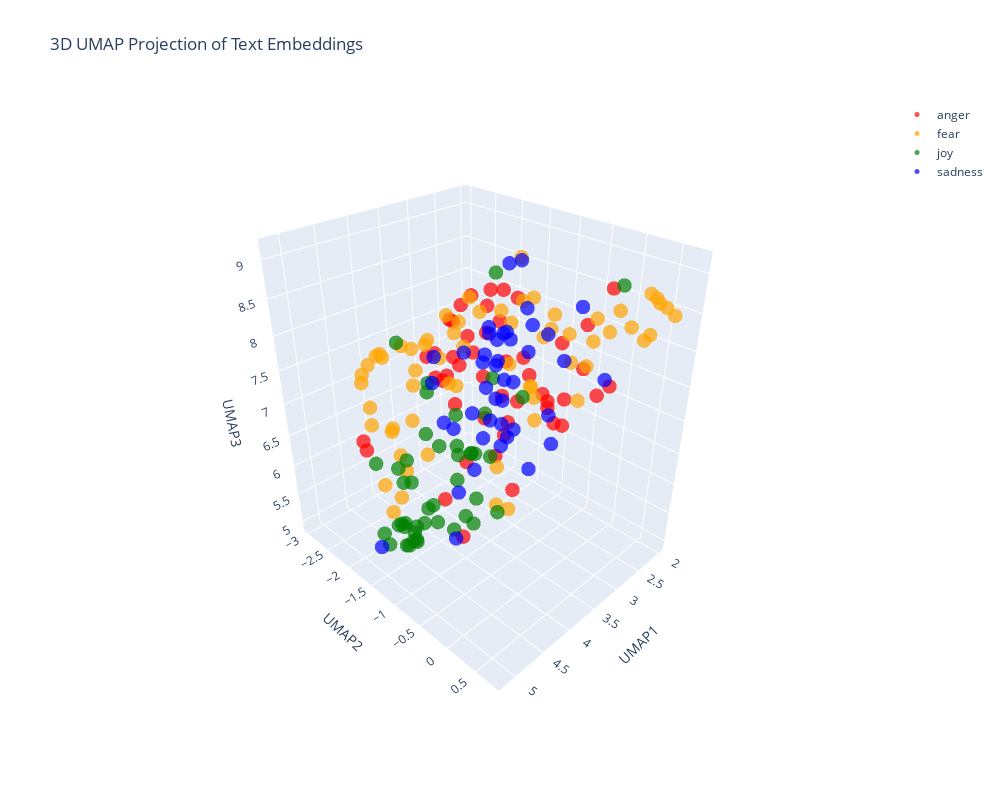

Notebook cell for this chart:
### Markdown cell above
---
##### <a id='toc1_5_8_1_1_'></a>[**>>> Exercise 4 (Take home):**](#toc0_)

Apply UMAP to the same embeddings to reduce the dimensionality to 3D vectors and plot the 3D graph, discuss the differences and similarities with the 2D graph.

### Code cell
import pandas as pd
import numpy as np
import umap
import plotly.graph_objects as go

# Concatenate the training and test data
combined_df = pd.concat([train_df_new, test_df_new], ignore_index=True)

# Prepare the embeddings for UMAP
# Convert the list of embeddings into a 2D numpy array
X_embeddings = np.array(combined_df['embeddings_values'].tolist())

# Apply UMAP for dimensionality reduction to 3D
reducer_3d = umap.UMAP(n_components=3, metric='cosine', random_state=28)
embedding_3d = reducer_3d.fit_transform(X_embeddings)

# Create a DataFrame for plotting
df_plot_3d = pd.DataFrame(embedding_3d, columns=['UMAP1', 'UMAP2', 'UMAP3'])
df_plot_3d['emotion'] = combined_df['emotion']
df_plot_3d['intensity'] = combined_df['intensity']
df_plot_3d['text'] = combined_df['text']

# Define color mapping for emotions
emotion_color_map = {
    'anger': 'red',
    'fear': 'orange',
    'joy': 'green',
    'sadness': 'blue'
}

# Create 3D scatter plot using Plotly
fig_3d = go.Figure()

for emotion in df_plot_3d['emotion'].unique():
    emotion_data = df_plot_3d[df_plot_3d['emotion'] == emotion]
    fig_3d.add_trace(go.Scatter3d(
        x=emotion_data['UMAP1'],
        y=emotion_data['UMAP2'],
        z=emotion_data['UMAP3'],
        mode='markers',
        name=emotion,
        marker=dict(
            size=5,
            color=emotion_color_map.get(emotion, 'gray'),
            opacity=0.7
        ),
        text=emotion_data['text'],
        hovertemplate='<b>Emotion:</b> ' + emotion + '<br>' +
                      '<b>Intensity:</b> %{customdata}<br>' +
                      '<b>Text:</b> %{text}<extra></extra>',
        customdata=emotion_data['intensity']
    ))

fig_3d.update_layout(
    title='3D UMAP Projection of Text Embeddings',
    scene=dict(
        xaxis_title='UMAP1',
        yaxis_title='UMAP2',
        zaxis_title='UMAP3',
        camera=dict(
            eye=dict(x=1.5, y=1.5, z=1.3)
        )
    ),
    width=1000,
    height=800,
    showlegend=True
)

fig_3d.show()

### Figure 1 — Plotly figure (JSON) as saved in the notebook; plotly's stock layout.template omitted (floating-point values rounded to 4 significant figures)
{"data": [{"customdata": [0.583, 0.2, 0.479, 0.771, 0.521, 0.604, 0.354, 0.271, 0.517, 0.5, 0.312, 0.354, 0.583, 0.292, 0.771, 0.375, 0.625, 0.434, 0.688, 0.792, 0.562, 0.354, 0.542, 0.542, 0.521, 0.396, 0.417, 0.438, 0.5, 0.479, 0.521, 0.562, 0.396, 0.354, 0.479, 0.491, 0.625, 0.542, 0.562, 0.708, 0.125, 0.438, 0.417, 0.604, 0.202, 0.417, 0.542, 0.5], "hovertemplate": "<b>Emotion:</b> anger<br><b>Intensity:</b> %{customdata}<br><b>Text:</b> %{text}<extra></extra>", "marker": {"color": "red", "opacity": 0.7, "size": 5}, "mode": "markers", "name": "anger", "text": ["Delete this shit Josh just screenshotted my snap me", "Tonight's #DragRace #AllStars2 episode GAVE ME LIFE! Yaassss queens! #teamalaska #teamkatya #revenge #bwahaha", "@healeyraine I'm offended, I actually am", "Some Mexican ladies irritate the fuck outta me. Have a their own lil preschool of fucking kids for the welfare &amp; allllat smh.", "come on let's make em hate 😘make em pout they face 👿😩.", "@Casper10666 I assure you there is no laughter, but increasing anger at the costs, and arrogance of Westminster.", "When you forget to mention you were bought dreamboys tickets 🙄😂 ", "You can't fight the elephants until you have wrestled the pigs. #quoteoftheday #relentless", ".@DIVAmagazine than straight people. Even the arse straight guys who think that means a threesome is fine.  ", "Listening to Joey really helps me and my anger.", "I wish the next madden has a story mode too. Just like Fifa 17 #madden", "I need a 🍱sushi date🍙 @AnzalduaG 🍝an olive guarded date🧀 @lexiereid369 and a 👊🏼Rockys date🍕 #tiff", "@saclivin @MrsCagg specific &amp; intentional way. And part of that intention is to provoke conversation around systemic racism towards blacks.", "😳The intensity that @sydneyswans play at is extraordinary #relentless #AFLCatsSwans #AFLFinals 🏉👏🏿", "@ThomsonCares Sam- yes we have! Not helpful at all! We need this sorting ASAP! You keep promising stuff that doesn't happen!!!! #fuming", "you know cyran still hasn't done makeup based on jeongguk's tiddy like i suggested and i'm ", "@CI  I don't think Monalisa has respect for anyone but herself! I think she'll ruffle a few feathers. #TheJail", "Some bloke on the train who's obviously trying to provoke West Ham fans by loudly slagging off the stadium to his mate on the phone", "@brian5or6 turn that shit off!   Home Button under Accessibility. \\n\\nWhen did innovation become mind fuckery? . #iphonePhoneHome", "@VodafoneUKhelp @VodafoneUK wow!! My bill is £44.77 and hav a text from u to prove that and you have taken £148!!!!! #swines #fuming #con!", "@StarklyDark 'I know you trusted me.' His words were soft as he ignored the anger and focused on the hurt beneath. 'I know I screwed up.' --", "GAMEDAY VS BUFORD TODAY AT 5:30 AT HOME!!!!!!!!! NEVER BEEN SO EXCITED #revenge", "Candice's pout is gonna take someone eye out mate! #GBBO", "@Thebeast_ufc what happened to the suicide tweet it was a joke obviously how could that offend anyone?🤔", "@girlsreallyrule Both Trump + King are relentless self-promoters who don't give a rip about anyone else. A perfect match for both Donalds.", "I've been wanting salty fries from McDonald's since yesterday and I'm burning my fingers eating them bc these shits 🔥🔥🔥", "I offend u", "As if he heard my thought on the ether, my #ex has just posted #facebook pic of himself snuggling up with said #cats... now Im just ", "@Hoopdawg87 @MickThePerm Meanwhile white cops keep killing black people. But there's less outrage about that. Strange society that.", "@m_t_f_72 I'm not surprised, I would be fuming! 😤", "@cc_yandian @HillaryClinton her team must draw from a hat for daily personality #drugged  #yeller #quiet #screamer #😂😂", "@TaraSetmayer @oliverdarcy AA have the right of passage when it comes to the 'N' word.  Why should he insult him in his church.  Ignorant!", "I was going to say that Rooney is a shadow of his former self but I don't want to offend any shadows. #NTFCvMUFC", "@Kim_is__bored exactly what I have been saying on fb.. ", "Get to work and there's a fire drill. #fire #burning #outthere #inthedark", "@WestonKoury so leafy can roast the Pokemon go kid but not you what an outrage that just means that he is more relevant than y-I mean kisses", "Why are people that don't have iPhones so bitter about iPhones???? Can someone explain", "when you find out the initiative isn't even a thing 😧 #revenge", "@fluffysoftlouis no no. I insist that you give me your best insult first", "Why to have vanity sizes?Now sizes S,XS(evenXXS sometimes) are too big, WTF?! Dear corporate jerks, Lithuania didn't need this. #rant #angry", "#oow16 #sting decent new song", "Just joined #pottermore and was sorted into HUFFLEPUFF 😡😡😡 ", "Might just leave and aggravate bae", "@DxfyingGrxvity - frustration, looking up at Elphaba in a frown of aggravation. Her high pitched voice was growing more and more --", "Sorry guys I have absolutely no idea what time i'll be on cam tomorrow but will keep you posted. ", "Everybody talking about 'the first day of fall' but summer '16 is never gonna die #revenge @Drake", "@LeonWobYP b***er off. NCFC is a grudge match :)", "I wouldn't have #anger issues.....if she didn't have #lying issues.....think about that one. #pow #lies #confusion"], "type": "scatter3d", "x": [4.349, 4.771, 3.543, 4.349, 4.185, 3.594, 3.725, 4.353, 3.892, 4.663, 2.233, 3.783, 3.017, 3.98, 3.454, 4.027, 3.008, 3.075, 4.101, 3.694, 2.757, 4.646, 3.942, 3.314, 3.159, 4.535, 3.539, 3.414, 2.86, 3.712, 2.618, 3.356, 3.095, 3.574, 2.935, 3.775, 4.104, 3.617, 3.626, 4.174, 4.479, 3.781, 4.216, 3.908, 3.398, 3.421, 3.488, 4.068], "y": [-0.4711, -2.044, -0.3448, -0.5546, -0.4496, -0.6773, -1.826, -0.5916, -0.1375, -0.6472, -1.737, -0.6542, 0.2741, -0.1685, -0.8667, -1.342, -0.3027, -0.4226, -0.5008, -0.8449, -1.462, -2.285, -0.307, 0.02044, 0.1631, -0.8946, -0.132, -1.243, 0.3356, -0.8969, 0.09729, 0.2959, -0.1555, -0.7535, -2.918, -0.3146, -0.3078, -1.642, 0.01921, -0.8397, -0.5343, -1.076, -0.9213, -1.163, -1.961, -1.794, 0.01898, -1.096], "z": [8.388, 6.529, 7.84, 8.557, 7.477, 7.92, 7.298, 6.866, 8.28, 6.438, 8.015, 6.642, 7.597, 6.47, 8.744, 7.564, 8.09, 7.153, 8.853, 8.821, 6.103, 6.497, 7.376, 7.564, 8.533, 8.292, 7.668, 7.421, 7.686, 8.267, 8.797, 8.096, 7.014, 7.4, 6.92, 7.588, 8.734, 8.165, 7.669, 8.78, 5.799, 8.709, 7.48, 7.804, 7.146, 8.025, 7.306, 7.999]}, {"customdata": [0.604, 0.583, 0.24, 0.625, 0.667, 0.479, 0.6, 0.292, 0.438, 0.271, 0.875, 0.455, 0.312, 0.562, 0.556, 0.438, 0.59, 0.604, 0.5, 0.125, 0.125, 0.479, 0.458, 0.333, 0.181, 0.292, 0.521, 0.438, 0.352, 0.438, 0.66, 0.312, 0.833, 0.208, 0.562, 0.229, 0.312, 0.451, 0.583, 0.188, 0.521, 0.696, 0.184, 0.938, 0.667, 0.583, 0.354, 0.604, 0.521, 0.45, 0.396, 0.667, 0.434, 0.22, 0.771, 0.354, 0.604, 0.542, 0.72, 0.7, 0.5, 0.5, 0.842, 0.771], "hovertemplate": "<b>Emotion:</b> fear<br><b>Intensity:</b> %{customdata}<br><b>Text:</b> %{text}<extra></extra>", "marker": {"color": "orange", "opacity": 0.7, "size": 5}, "mode": "markers", "name": "fear", "text": ["@GuardianAus @guardian because there is a realistic probability that a clown might be their next president. #clown #uspol ", "#Muslims are the principle victims of #terrorism. More Muslims are dying at the hands of these #terrorists than anyone else. #YounusAlGohar", "@Gibberman10 @ScottHoward42 any of y'all remember when MLB tried a futuristic jersey those were all ", "Swear to God don't get a smart meter from your power company, 8 months of daft bills, 6 visits from British Gas  #stressed", "Today's alarm shows how unprepared professors and students are when it comes to emergency protocols. We don't know where to go @CalStateLA", "@ChrisChristie You have no Police credentials-You were a litigator. Nothing more-No Experience.#Sad #TrumpPuppet #Felon #bully #jersey4sale", "Malins with another surging run forward almost sets McCreadie up at the far post.  Decent game for the neutral, nervous for @Lewes_cfc fans", "It was an #amazing #start to the first #fall  day. Will it be an #Indiansummer", "In my room 101 would go  Russell Howard,Tom Odell,Michael Buble!!! #pants #nogood #dire", "Everything you’ve ever wanted is on the other side of fear. –George Addair #ThursdayThoughts #yourpushfactor  #life #quote", "6. 5 minutes to perform and I'm #nervous I wish these noises would stop #handicapped #annoyed", "@PatBlanchfield so you mean “like Uber but for despair for someone other than the driver'", "@LFC What an awful team", "@ExpressScripts u shd b embrrssd. u jack up my bp meds twice and it will still take 3-5 days? Not express at all. #expressscripts #horrible", "@MasterTomTheDom  I hate winter, I dread it's arrival.", "Tomorrow is the day I cut and dye my hair! 😳  #excited", "#NewYork: Several #Baloch &amp; Indian activists hold demonstrations outside @UN headquarters demanding Pak to stop exporting #terror into India", "Recording some more #FNAF and had to FaceTime my mum to let her know I was okay after I let out a high pitched scream 😂 #horror #suchagirl", "i wanna passion and fear", "Georgia Tech's Secondary is as soft as a marshmallow. ", "When you make a great tasting shake and no words can describe it!😃👌🏻  #herbalifenutrition #tastesogood #nowords", "That goes the #alarm", "@kevinrouth Now that's what I call a gameface! #gameface  #intimidate", "That free kick from Rooney was awful", "shake fries", "Going to get myself a copy of @StephenKing's CUJO for an upcoming project that I can't talk about just yet.  #amwriting", "False alarm, she's not coming out today 😞", "@MidgetTamer @RAIDERS @52Mack_ Make him be a bully. Sit him in a room by himself and let him look at Debo all day.", "Ready for my sweet princess to arrive. I'll he 37 weeks this Saturday! #excited #nervous", "For the last 2 years the U.S. has been averaging about 4 terrorist attacks a month. Good debate topic. #Trump #Hillary ", "@TeaPartyOrg Hes right when the Civil war starts it will be wall to wall terrorism and i don't fancy the Muzzy's chances", "@falklands_utd @mauriciomacri \\nbecause distrust in life , Argentina has a lot of heart and this President is worth every vote.", "I had a dream that I dropped my iPhone 7 and it broke T_T #cry #iPhone7 ", "Yo Yo Yo,my name is #DarthVader \\nI feel like I need to puff on my inhaler (I'm no rapper but that was some sick bars) #breathless #bars #rap", "While we focus on issue of #IPCA @IHFOKids Indulges in #intimidation @BringRoshniHome @ChildrensIssues @MEAIndia @MinistryWCD #StopCruelty", "Round 2  #pcola", "@Mickeyplyler @QualkTalk the refs are in GT's favor tonight. #terrible", "if anyone spoils any of my fucking shows I will haunt you in the afterlife so help me god", "Home is where the heart lies ! Love my little island but my birth city just ain't acting right &amp; im not feeling too good about it #restless", "@BigDaddyx47 awe I'm sorry! I have 2 dogs 3 cats &amp; a snake", "#BB18 Michelle crying  again #shocking #bitter He's  just not that into you 😢#TeamNicole", "@twlldun @bbcquestiontime @JacobReesMogg @leicesterliz @normanlamb @CarolineLucas @JuliaHB1 Oh god, not Brewer again. The horror, the horror", "@eclecticbrotha Thanks, big bro. It's shake and bake and you helped.", "I have to finally tell my therapist about my sexuality ... last frontier ... not sure I can do it in the AM #fear #SingleGirlProblems", "Just had a massive argument with my alarm today... I didn't want to get up. I don't know how we're going to fix this by tomorrow morning 😕", "Home is where the heart lies ! Love my little island but my birth city just ain't acting right &amp; im not feeling too good about it ", "You don't know what to expect by Brendon's video lmao LA devotee video got me shook ", "@datboyJuniorE lool soon as man start loosing weight.  Its panic", "Damnnit! Gonna be 1400 pts shy on Chiefs Rewards of getting a post game photo.", "Thank god the feds did not raise rates. Assume they are nervous about a world where 990 is the new employee  form  &amp; the safety net is zilch", "Starting not to give a fuck and stopped fearing the consequence", "@fatgirlhealthy @MBSCBILL ....so that what do to use violence and intimidation for a polictical agenda.; aka terrorism?", "Tweeting from the sporadic wifi on the tube #perilous", "At school, my classmate is with me at music class and he sang Hallelujah like, god, with my friend we were breathless.", "I know this is going to be one of those nights where it takes an Act of God to fall asleep. ", "@CNNPolitics I can't wait to hear what he had to say about the brilliant Dr. Hawking... it should be rich... In the poorest of taste! #bully", "On @Varneyco/@FoxBusiness to talk latest on #Chelsea Bombing + #Ahmad_Khan_Rahami's trips to #Afghanistan/#Pakistan #tcot ", "Honestly, there are some awful people on the internet... smh...", "By officialy adopting #BurhanWani, a #Hizbul terrorist, #Pakistan n #NawazSharif hv md a cardinal mistake 2day tht'll haunt fr years. #UNGA", "@BuzzFeed so this houses will get into my instestines and scare my poop and I'll shit my pants?", "@RyanAbe awe yay thank god I was so worried.", "@ccrago It was dreadful, even after he met the Catfish he still thought it was her!", "When you're scared to press send #bgoodthepoet #PrayForMe #ThisIsAGodDream #career #help #fear #heart #HeartRacing", "@ChrissyCostanza and have social anxiety. There is many awkward things wrong with me. 😄"], "type": "scatter3d", "x": [2.857, 2.314, 2.437, 3.859, 2.865, 3.069, 3.816, 3.947, 3.033, 3.987, 3.584, 2.515, 2.44, 3.278, 3.019, 4.362, 2.403, 3.752, 4.098, 2.438, 4.813, 2.937, 4.274, 2.533, 4.902, 4.01, 2.953, 3.491, 4.2, 2.571, 2.586, 2.358, 2.373, 3.787, 2.54, 3.653, 2.309, 4.529, 2.217, 3.355, 2.503, 2.581, 4.701, 3.956, 2.673, 2.277, 3.923, 2.549, 3.8, 3.867, 4.325, 2.627, 3.124, 3.865, 3.575, 3.001, 2.459, 2.485, 2.384, 4.211, 4.227, 2.543, 3.729, 3.673], "y": [0.3794, 0.7609, -1.269, -1.029, -2.971, 0.2277, -0.3839, -2.397, -0.9288, -2.967, -2.7, -1.609, -0.6374, -0.7575, -1.311, -2.464, 0.5994, -2.986, -2.972, -0.3329, -1.509, -2.944, -0.1604, -0.5144, -1.521, -2.005, -2.091, 0.3484, -2.698, 0.5719, 0.6311, -1.233, -2.349, -2.753, 0.3447, -0.7527, -0.346, -0.6711, -1.461, -1.821, -1.601, -0.7835, -1.457, -2.797, -2.584, -1.335, -2.058, -1.168, -1.502, -1.884, -2.674, 0.5866, -2.421, -2.679, -2.419, 0.3614, 0.5846, -0.9067, 0.6863, -0.8386, -1.918, -0.9805, -2.963, -2.367], "z": [8.68, 8.566, 8.22, 8.721, 7.153, 8.604, 5.952, 5.868, 8.456, 7.154, 7.406, 7.129, 7.901, 9.125, 8.203, 6.545, 8.698, 7.236, 7.039, 7.546, 5.827, 7.114, 6.972, 7.567, 6.31, 6.668, 7.39, 7.759, 6.66, 8.857, 8.372, 6.283, 7.657, 6.098, 8.357, 5.724, 7.851, 7.991, 6.697, 7.025, 7.771, 8.176, 6.037, 7.35, 7.337, 6.59, 7.164, 6.957, 8.326, 6.095, 7.116, 8.3, 7.15, 6.111, 7.12, 8.458, 8.773, 7.901, 8.663, 8.589, 5.98, 7.777, 7.179, 7.512]}, {"customdata": [0.58, 0.42, 0.854, 0.458, 0.646, 0.395, 0.38, 0.604, 0.3, 0.354, 0.438, 0.22, 0.16, 0.562, 0.74, 0.327, 0.625, 0.625, 0.34, 0.208, 0.729, 0.4, 0.521, 0.519, 0.2, 0.4, 0.48, 0.48, 0.74, 0.66, 0.771, 0.66, 0.521, 0.479, 0.769, 0.56, 0.54, 0.646, 0.769, 0.438, 0.896, 0.58, 0.521, 0.34, 0.156], "hovertemplate": "<b>Emotion:</b> joy<br><b>Intensity:</b> %{customdata}<br><b>Text:</b> %{text}<extra></extra>", "marker": {"color": "green", "opacity": 0.7, "size": 5}, "mode": "markers", "name": "joy", "text": ["Watching Avatar and wondering why I took so long to watch this *collapses in a joyous heap*", "i'm doing laundry and watching that 70's show with a bunch of strangers.  #birthday #to #me", "I'm such a fan of endless #laughter with #friends and enjoying #happiness together. #FridayFeeling #weekend", "To all who follow me, whether we've ever talked or not hope you have a joyous life. Goodbye.", "Watch this amazing live.ly broadcast by @katyy.mae #lively #musically", "@footballmcd agreed. Memphis looks lively also", "My two older boys were elated, my toddler was terrified. I have pics of his poor little face peeping through the hole in the basket.", "@MericanMainer AWW. I had a Maine Coon when I was little named Ted Eddy the Wonder Cat. They're such good cats! Very playful and sweet", "@mehnazt @Mel_Harder I live a life devoid of mirth. Come to think of it, there aren't enough taco bowls in my life, either.", "Athenian: When mirth is the order of the day, he ought to be honoured most who gives most mirth to the greatest number (Laws)", "Evening all. Don't forget it's #RobinHoodHour TONIGHT 🏹\\n\\n #bizitalk #bizhour #southyorkshire #MansfieldHour  #sheffieldHour #NottsHour", "Gas prices are hilarious. Cause they're simultaneously super subsidised and taxed", "Apparently all the money in the world can't buy a single person to tell you not give your own waist a hearty two-handed pinch while onstage.", "#smile every morning to a positive head start with your #clients relations", "@Matalan when the lady in Xmas dept answers your call as 'hello mrs Xmas' yep true story #winning #Xmas #cheer #goodcustomerservice ❤ 📞👍😊", "myself that despite the absolute delight my children and I would feel having a kitten in our home, the misery my husband would feel is more.", "@liamch88 yeah! :) playing well #optimism", "@beingbrilliant @johnmurrays you're welcome. It's genuinely made me give my head a wobble and realise what's important in life.  #smiling", "@PeteSpencer007 Are you always so relentlessly positive? Your constantly cheerful optimistic disposition starts to grate after a while.", "@TheDemocrats dilemma, blaiming everything on the Bushes, but acting gleeful over their endorsement. #Election2016 #Trump", "@RobRiggle @joelmchale @NFLonFOX I still can't get jimmy garoppolo out of my head and it's been almost 3 weeks. Thanks a lot! #hilarious", "Watch this amazing live.ly broadcast by @matt.boss  #musicallyjh", "15 minutes of yoga to your breakfast routine will change your day #preparation #sunriseyoga #bodyawareness #health #yoga  #stretch", "@kevinmenzel annual reminder that i don't care and will cheerfully eat anything so labeled", "Gloriosa Bazigaga on #Rwanda work: 'I lost relatives in genocide but 15 yrs of peacebuilding has given me optimism it's within our power'", "#ThisIsUs has messed with my mind &amp; now I'm anticipating the next episode with #apprehension &amp; ! #isthereahelplineforthis", "Watch this amazing live.ly broadcast by @broitzmax  #musically", "To insure good health: Eat lightly, breathe deeply, live moderately, cultivate cheerfulness, and maintain an interest in life.", "Happy birthday @iRidhiDogra keep smiling always.Wishing you a wonderful year ahead mam", "@R1Breakfast Totes had to re-listen to the endless hilarity that was Tom Odell's 'raaar' this morning 😂😂😂 @grimmers @fionaradio @TinaDaheley", "@JackAndJack I'm so lively for listen💗😀", "It's finally raining in Ashland, Oregon. We've been parched all summer &amp; fall. The plants &amp; people are rejoicing!", "@yoursecretsub1 Trust me dear, if you want to make anything invisible, hang a wet paint on it, and hilarity will ensue.", "repentance, and trusting in Christ. It is lowly and painful, but it is also joyous, peaceful, and absolutely glorious. (2/2)", "@yoshi_lucky Good morning.Let's start with a smile!\\nLet's enjoy life in a cheerful way!\\nDon't worry be happy!", "It's Thursday which means it's Grey's day #TGIT #rejoice", "@Bluebelle89 @lsmith855 liking the optimism", "@Gronnhair @buryprofs @DittoBistro it was indeed lovely and the team were incredibly attentive and on the ball. Cheese was a lively gesture!", "TheNiceBot: IndyMN I thought the holidays could not get any more cheerful, and then I met you. #TheNiceBot #الخفجي", "@tomderivan73 😁...I'll just people watch and enjoy a rare show of optimism", "Tutoring gives me such an exhilarating feeling. I love helping people 😌", "It feels good to get outside for a minute and get some fresh air.  It's hard to stay cooped up inside all day ", "[Moment of levity on the B41] Baby: I want ISIS! Give me ISIS!\\nMom: Shh!\\nBaby: I want ISIS!\\nWest Indian woman: She wants what?\\nMom: *Ices*.", "@airtelindia have some issues with my broadband bill ,I am charged for the month before I signed up with airtel.. #hilarious", "@GigaFag @pipertownsend_ snapchat new would beg to differ "], "type": "scatter3d", "x": [4.27, 3.277, 4.529, 3.972, 5.179, 3.847, 3.442, 3.983, 2.868, 4.375, 3.685, 3.533, 3.995, 4.738, 4.564, 3.065, 4.103, 4.452, 3.927, 2.663, 4.554, 5.126, 4.661, 3.332, 2.953, 3.607, 5.136, 4.344, 4.581, 4.555, 5.045, 4.067, 3.331, 3.181, 4.488, 4.498, 4.026, 4.297, 4.57, 3.645, 3.977, 3.737, 3.099, 3.591, 4.045], "y": [-1.953, -2.546, -1.718, -1.688, -0.6562, -0.5427, -2.414, -1.503, -1.745, -1.841, -1.209, -1.642, -1.675, -1.749, -1.352, -2.159, -0.7331, -1.321, -0.8552, 0.2657, -1.102, -0.6611, -1.965, -1.182, -1.867, -2.775, -0.6822, -2.039, -1.574, -0.9275, -0.755, -2.323, -1.555, -2.0, -1.638, -2.25, -0.9604, -0.9013, -1.609, -1.526, -2.146, -2.535, -0.8281, -0.8637, -0.4599], "z": [5.783, 6.595, 5.334, 5.363, 6.09, 5.827, 5.999, 6.479, 6.397, 5.18, 6.356, 6.201, 7.383, 5.067, 5.524, 6.279, 5.672, 5.536, 5.923, 8.895, 5.972, 6.074, 5.084, 6.145, 5.669, 7.438, 6.18, 5.005, 5.062, 5.847, 5.93, 5.732, 6.023, 5.692, 4.959, 6.073, 5.62, 5.583, 5.369, 5.727, 5.526, 5.605, 7.153, 8.994, 7.953]}, {"customdata": [0.604, 0.208, 0.271, 0.521, 0.688, 0.333, 0.458, 0.521, 0.333, 0.646, 0.708, 0.479, 0.729, 0.438, 0.604, 0.396, 0.206, 0.542, 0.64, 0.312, 0.306, 0.875, 0.87, 0.375, 0.688, 0.729, 0.688, 0.354, 0.188, 0.754, 0.625, 0.354, 0.455, 0.604, 0.271, 0.375, 0.688, 0.667, 0.688, 0.197, 0.458, 0.333, 0.417], "hovertemplate": "<b>Emotion:</b> sadness<br><b>Intensity:</b> %{customdata}<br><b>Text:</b> %{text}<extra></extra>", "marker": {"color": "blue", "opacity": 0.7, "size": 5}, "mode": "markers", "name": "sadness", "text": ["What a sad day...1st day of Fall...I don't dislike Fall...I just LOVE Summer #FirstDayofFall #goodbyesummer #sadness #bathingsuitsforever", "@Damn_It_Dillon @SamUndomiel of course! This is a happy hentai, not a sad or gloomy one", "tones - \\n: 1/2 of my favourite chris pine stans. i love tones more than anything, mt sweet summer child i will attack anyone who hurts her", "#Terencecutcher #Tulsa the man onthe helicopter said he looks like a bad dude, that is the problem, when they see black they see bad, ", "It's sad when your man leaves work a little bit late and your worst fear is 'Oh no!! Did he get stopped by the police?!?! ' #sad #ourworld", "In the name of our Lord &amp; Saviour Harambe we pray, bless all apes across the world.\\n\\nHear our solemn oaths and pardon sympathetic hominids.", "@SkyNews err I wasnt gloomy.  17.2 mio people were not gloomy only #remain were #Brexit", "Got paid to vacuum up rat poop. (-: never a dull day in the biology department ...", "I wanna see you smile I don't wanna see you make a frown", "It's now September and we're still battling a situation that was said to be handled March of this year. @ATT this is unacceptable ", "@Uber_RSA when you click over and over again for a cupcake but there are no vehicles available... #sadness", "Leeds surely to drop the prices for that cup tie, rather than the dismal attendance last night..", "It feels like there are no houses out there for us. With the most basic requirements I have, there are literally no options. #discouraged", "When you're on a train as its pitch black outside and you have no idea where you are... #travel #whereami #lost #adventure", "@deshbhakthoon always unhappy and easily offended.", "@JohnWildy71 something, too confused to type an entire word 😜 See, I can laugh again. My hour of sadness has almost passed", "@Lesdoggg take me with you!! JK. Have fun, relax, get a massage or two and chill. Don't eat the cucumbers, most places frown on that.", "untypical kinda Friday #dull", "My friends tell me I'm pretty. Trigger tells my I'm ugly. I first was confused but then realised I'm both. Pretty ugly. #tru #sad #tumblr", "7 pax enjoyed the #gloom @Clayorangecrush @F3LakeMurray", "@DefiantSagacity — Hermione in a sort of thank you before sliding his own plate away from him before frowning at Ron as he continued to —", "@Fra93_bruno wow I'm just really sadden by that. Terrible", "It's been a week of awful connectivity with @TMobile no service or only 4G is not what Im paying for. #unhappy #poorservice", "Just told me wife there was a chance it would be 2 Sydney teams in AFL grand final. Her response: 'there's two SYDNEY AFL teams?' #serious", "MY CAR IS DENTED FROM THE HAIL sad", "im so gloomy today", "From My head to think it was better but obviously it's not #relapse #sadness #sickness #madness #misunderstanding", "I don't know why everyone is pretending to be sad about angelina and brad, everyone knows his dumb ass should've stayed with jennifer.", "I'm so proud he understands this, he shows love, thought and compassion    and it's not done in a clouded way..", "Good morning lovely people. Not gonna lie I've woken up feeling pretty glum.", "There's many things I don't care about, and many things I do that I don't speak on because it's such a heaviness even when released...", "@marielleblaine8 @princesskeilani I told pine I didn't want it so I didn't have to have it", "Am a very old person I can't handle some stuff....lol I just left her there.... Get back to me when you're sober", "The voice is all about Miley and Alicia this year. No longer about the contestants. #sad @thevoice", "i can't take u #serious unless u use #emojis", "@kayleighmcenany  @DonaldJTrumpJr Is that really all you can offer for those who sacrifice daily to keep you safe...? @kayleighmcenany ", "amateur author Twitter might be the most depressing thing I've ever seen", "All I want to do is watch some netflix but I am stuck here in class. #depressing", "I'd rather laugh with the rarest genius, in beautiful alliance with his own being, where he kept his sadness. #melancholy", "aaahhhh! a little @OtisRedding to soothe the soul. #music #blues", "@pmo100 @5liveSport .....I heard talk something is a miss. He looks weary.", "SOBRIETY®   trying to make being sober fashionable….can it be done ? #zeroalcohol #soberoctober #clubsoda #nomorehangovers #sober", "Folk Band 'Thistle Down' will be replaced by 'The Paul Edwards Quartet' at Laurel Bank Park Sat 24 11am - 3pm due to ill health #jazz #blues"], "type": "scatter3d", "x": [2.442, 3.267, 3.932, 2.726, 2.146, 4.617, 2.3, 2.947, 4.831, 3.305, 2.195, 3.01, 2.053, 3.017, 3.102, 3.002, 3.718, 2.212, 2.103, 2.248, 3.701, 2.23, 3.052, 3.676, 2.072, 2.029, 2.077, 4.244, 2.969, 2.179, 2.829, 3.811, 3.111, 2.057, 3.623, 3.151, 2.208, 1.996, 2.614, 4.559, 2.609, 2.922, 3.105], "y": [-2.087, -1.565, -1.266, 0.1669, -1.58, -0.6811, -1.936, -2.797, -1.816, -0.9198, -1.891, -0.382, -2.102, -2.662, -0.1802, -1.651, -1.421, -2.402, -2.089, -2.335, -0.9639, -1.162, -0.9523, -0.1838, -2.147, -2.303, -1.925, -0.3335, -1.327, -2.196, -1.217, -1.041, -1.19, -1.709, -0.604, 0.07221, -1.468, -2.351, -1.888, -0.5805, -0.7773, -1.483, -1.927], "z": [7.419, 5.689, 6.841, 7.654, 7.197, 7.506, 6.298, 6.518, 5.037, 9.016, 7.306, 6.584, 7.311, 7.039, 7.926, 6.076, 5.599, 6.879, 6.521, 6.339, 7.839, 7.649, 8.979, 6.622, 7.276, 6.737, 6.535, 8.702, 6.078, 6.762, 6.347, 7.123, 6.576, 7.813, 6.876, 8.723, 7.681, 7.074, 6.103, 5.791, 6.677, 6.78, 7.41]}], "layout": {"height": 800, "scene": {"camera": {"eye": {"x": 1.5, "y": 1.5, "z": 1.3}}, "xaxis": {"title": {"text": "UMAP1"}}, "yaxis": {"title": {"text": "UMAP2"}}, "zaxis": {"title": {"text": "UMAP3"}}}, "showlegend": true, "title": {"text": "3D UMAP Projection of Text Embeddings"}, "width": 1000}}
